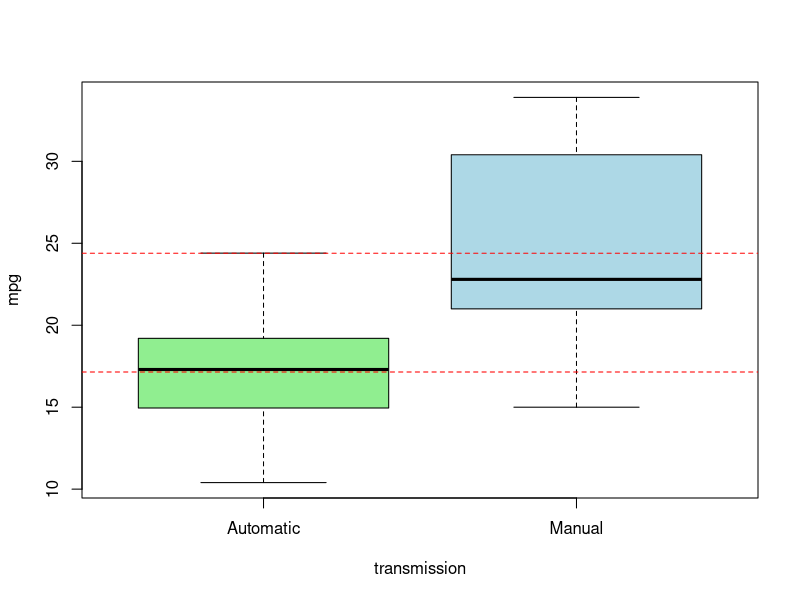

Generate this figure with R:
## ---- chunk 1
knitr::opts_chunk$set(echo = TRUE)
## ---- chunk 2
data(mtcars)
head(mtcars, 5)
str(mtcars)
## ---- chunk 3
head(factor(mtcars$am,labels=c('Aut.','Man.')),5)
## ---- chunk 4
fit <- lm(mpg~am,data=mtcars)
summary(fit)
t.test(mtcars$mpg~mtcars$am)
## ---- chunk 5
round(cor(mtcars$mpg,mtcars),3)
## ---- chunk 6
boxplot(mtcars$mpg ~ factor(mtcars$am, labels = c("Automatic", "Manual")),col=c('lightgreen','lightblue'),xlab='transmission', ylab='mpg')
abline(h = mean(mtcars$mpg[mtcars$am == 0]),col='red',lty=2)
abline(h = mean(mtcars$mpg[mtcars$am == 1]),col='red',lty=2)
